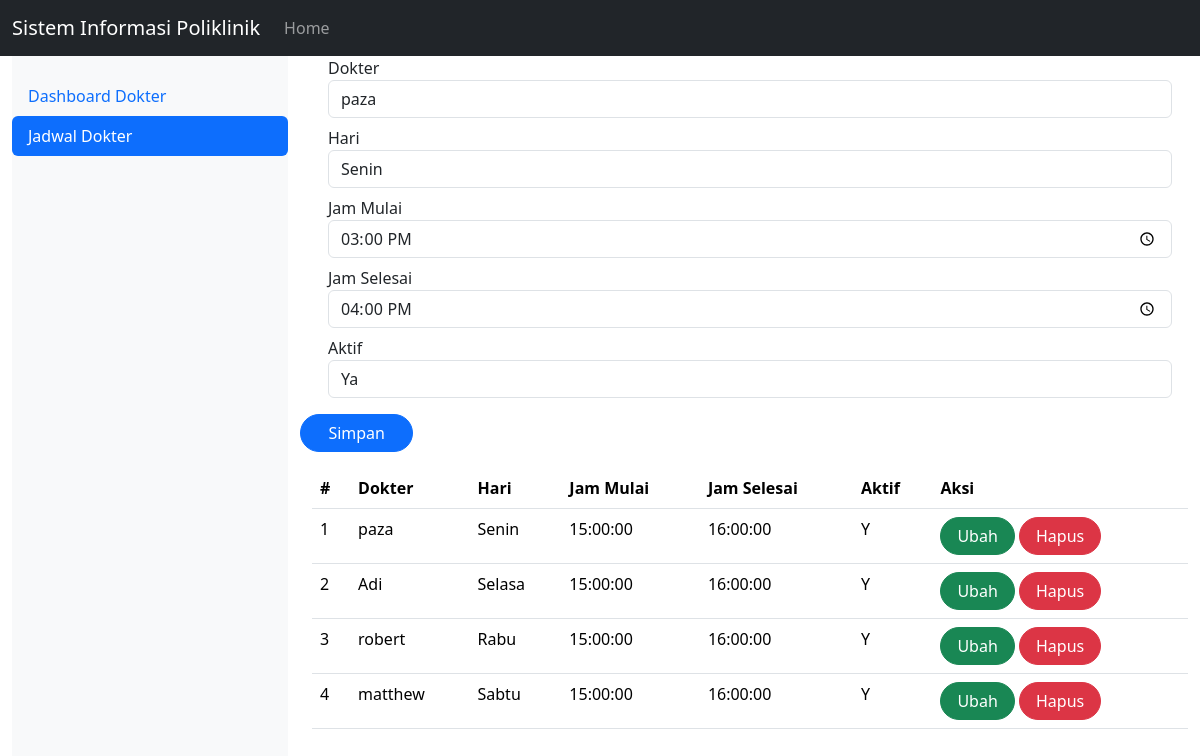
The page /index.php?page=jadwalDokter&id=1 on the database its author committed.
### tables this page shows
CREATE TABLE `jadwaldokter` (
  `id` int(11) NOT NULL,
  `id_dokter` int(11) UNSIGNED NOT NULL,
  `hari` enum('Senin','Selasa','Rabu','Kamis','Jumat','Sabtu') DEFAULT NULL,
  `jam_mulai` time DEFAULT NULL,
  `jam_selesai` time DEFAULT NULL,
  `aktif` enum('Y','T') NOT NULL
);

CREATE TABLE `dokter` (
  `id` int(10) UNSIGNED NOT NULL,
  `nama` varchar(255) DEFAULT NULL,
  `alamat` varchar(255) DEFAULT NULL,
  `no_hp` varchar(50) DEFAULT NULL,
  `id_poli` int(11) NOT NULL
);

### jadwalDokter.php (the view, shortened to what this page needs)
<!DOCTYPE html>
<html lang="en">
<head>
    <link href="https://cdn.jsdelivr.net/npm/bootstrap@5.3.2/dist/css/bootstrap.min.css" rel="stylesheet">
</head>
<body>
    <form class="form col" method="POST" action="" name="myForm">
        <?php
        $hari = '';
        $jam_mulai = '';
        $jam_selesai = '';
        $aktif = '';
        $id_dokter = '';
        if (isset($_GET['id'])) {
            $ambil = mysqli_query($mysqli, "SELECT * FROM jadwalDokter WHERE id='" . $_GET['id'] . "'");
            while ($row = mysqli_fetch_array($ambil)) {
                $hari = $row['hari'];
                $jam_mulai = $row['jam_mulai'];
                $jam_selesai = $row['jam_selesai'];
                $aktif = $row['aktif'];
                $id_dokter = $row['id_dokter'];
            }
        ?>
        <?php
        }
        ?>
        <div class="form-group mx-sm-3 mb-2">
            <label for="dokter" class="sr-only">Dokter</label>
            <select class="form-control" name="id_dokter">
                <?php
                $dokter = mysqli_query($mysqli, "SELECT * FROM dokter");
                while ($data = mysqli_fetch_array($dokter)) {
                    $selected = ($data['id'] == $id_dokter) ? 'selected="selected"' : '';
                ?>
                    <option value="<?php echo $data['id'] ?>" <?php echo $selected ?>><?php echo $data['nama'] ?></option>
                <?php
                }
                ?>
            </select>
        </div>
        <div class="form-group mx-sm-3 mb-2">
            <label for="hari" class="sr-only">Hari</label>
            <select class="form-control" name="hari" id="hari">
                <option value="Senin" <?php echo ($hari == 'Senin') ? 'selected' : ''; ?>>Senin</option>
            </select>
        </div>
        <div class="form-group mx-sm-3 mb-2">
            <label for="jam_mulai" class="sr-only">Jam Mulai</label>
            <input type="time" class="form-control" name="jam_mulai" id="jam_mulai" placeholder="Jam Mulai" value="<?php echo $jam_mulai ?>">
        </div>
        <div class="form-group mx-sm-3 mb-2">
            <label for="jam_selesai" class="sr-only">Jam Selesai</label>
            <input type="time" class="form-control" name="jam_selesai" id="jam_selesai" placeholder="Jam Selesai" value="<?php echo $jam_selesai ?>">
        </div>
        <div class="form-group mx-sm-3 mb-2">
            <label for="aktif" class="sr-only">Aktif</label>
            <select class="form-control" name="aktif" id="aktif">
                <option value="Y" <?php echo ($aktif == 'Y') ? 'selected' : ''; ?>>Ya</option>
            </select>
        </div>
        <div class="row d-flex mt-3">
            <button type="submit" class="btn btn-primary rounded-pill" style="width: 3cm;" name="simpan">Simpan</button>
        </div>
    </form>
    <table class="table table-hover my-3">
        <thead>
            <tr>
                <th scope="col">#</th>
                <th scope="col">Dokter</th>
                <th scope="col">Hari</th>
                <th scope="col">Jam Mulai</th>
                <th scope="col">Jam Selesai</th>
                <th scope="col">Aktif</th>
                <th scope="col">Aksi</th>
            </tr>
        </thead>
        <tbody>
            <?php
            $result = mysqli_query($mysqli, "SELECT pr.*, d.nama as 'nama_dokter' FROM jadwalDokter pr LEFT JOIN dokter d ON pr.id_dokter = d.id ORDER BY pr.hari ASC");
            $no = 1;
            while ($data = mysqli_fetch_array($result)) {
            ?>
                <tr>
                    <td><?php echo $no++ ?></td>
                    <td><?php echo $data['nama_dokter'] ?></td>
                    <td><?php echo $data['hari'] ?></td>
                    <td><?php echo $data['jam_mulai'] ?></td>
                    <td><?php echo $data['jam_selesai'] ?></td>
                    <td><?php echo $data['aktif'] ?></td>
                    <td>
                        <a class="btn btn-success rounded-pill px-3" href="index.php?page=jadwalDokter&id=<?php echo $data['id'] ?>">Ubah</a>
                        <a class="btn btn-danger rounded-pill px-3" href="index.php?page=jadwalDokter&id=<?php echo $data['id'] ?>&aksi=hapus">Hapus</a>
                    </td>
                </tr>
            <?php
            }
            ?>
        </tbody>
    </table>
</body>
</html>

### index.php (style rules this page uses)
body, html { height: 100%; }
.row { height: 100%; }

### rows shown on the page
jadwaldokter: hari "Senin", jam_mulai "15:00:00", jam_selesai "16:00:00", aktif "Ya", id_dokter.nama "paza", aktif "Y"
jadwaldokter: id_dokter.nama "Adi", hari "Selasa", jam_mulai "15:00:00", jam_selesai "16:00:00", aktif "Y"
jadwaldokter: id_dokter.nama "robert", hari "Rabu", jam_mulai "15:00:00", jam_selesai "16:00:00", aktif "Y"
jadwaldokter: id_dokter.nama "matthew", hari "Sabtu", jam_mulai "15:00:00", jam_selesai "16:00:00", aktif "Y"

### other values the page prints
form field id_dokter "paza"
